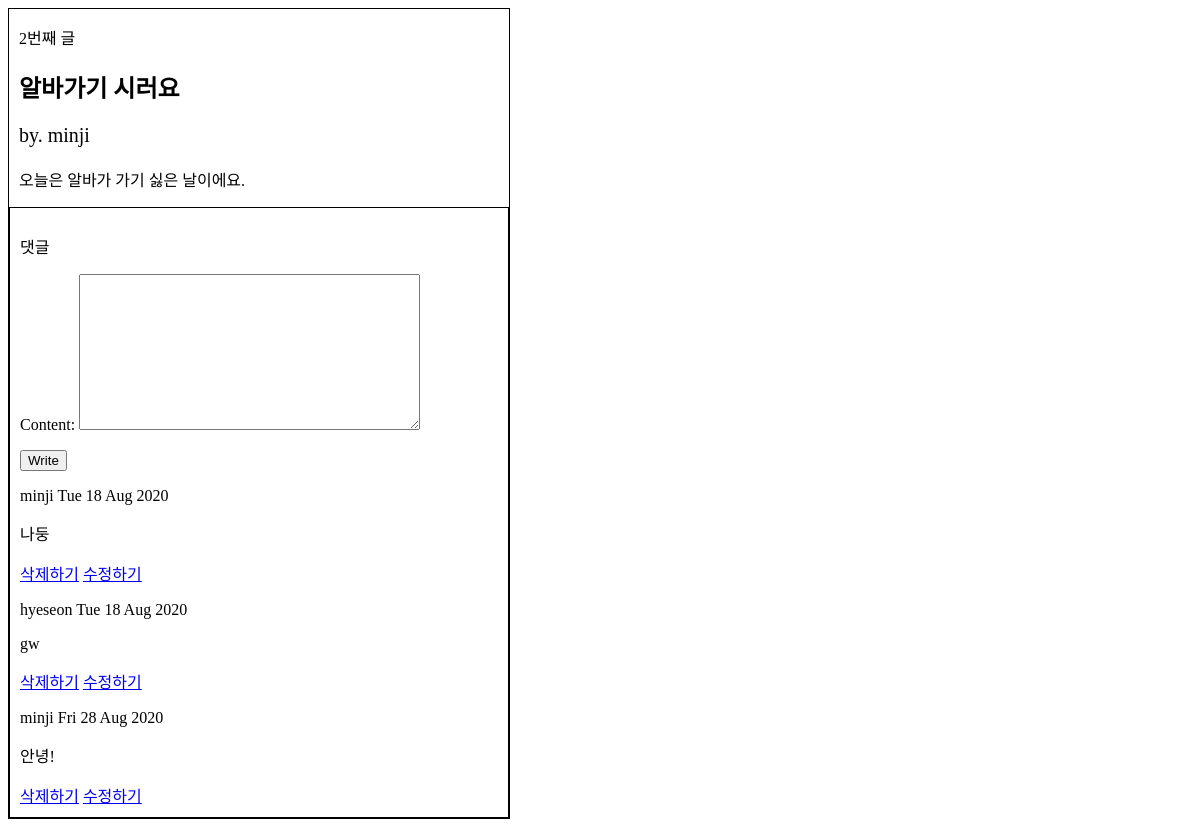
Page /2/ on the committed database.
### main/models.py (models this page shows, shortened)
class Post(models.Model):
    title = models.CharField(max_length=200)
    content = models.TextField()
    updated_at=models.DateTimeField(auto_now=True)
    author = models.ForeignKey(settings.AUTH_USER_MODEL, on_delete=models.CASCADE)

class Comment(models.Model):
    content = models.TextField()
    author = models.ForeignKey(settings.AUTH_USER_MODEL, on_delete=models.CASCADE)
    post = models.ForeignKey(Post, on_delete=models.CASCADE)
    created = models.DateTimeField(auto_now_add=True)

### account/models.py (models this page shows)
class CustomUser(AbstractUser):
    name = models.CharField(max_length=50)
    nickname=models.CharField(max_length=100)
    age= models.PositiveIntegerField(null=True, blank=True)
    followers = models.ManyToManyField(settings.AUTH_USER_MODEL, related_name='following')

### main/views.py (the view)
# urls.py: path('<int:pk>/', views.DetailView.as_view(), name='detail'),
class DetailView(generic.DetailView):
    model = Post #queryset = Post.objects.all()이랑 같은 기능
    template_name = 'detail.html'
    context_object_name='ppost'
    def get_context_data(self, **kwargs):
        context_data = super(DetailView, self).get_context_data(**kwargs)
        context_data['form']=CommentForm()
        context_data['comments']=self.object.comment_set.all()
        return context_data

### main/forms.py
class CommentForm(forms.ModelForm):
    class Meta:
        model=Comment
        fields=('content',)

### main/templates/detail.html (shortened to what this page needs)
<!DOCTYPE html>
<html lang="en">
<head>
</head>
<body>
    <div class='box'>
        <div class="content">
            <p> {{ppost.id}}번째 글</p>
            <h2>{{ppost.title}}</h2>
            <p class="author">by. {{ppost.author}}</p>
            <p class="body">{{ppost.content}}</p>
        </div>
        <div class="comment">
            <p>댓글</p>
           <form action = "{% url 'comment_create' ppost.id %}" method ="POST">
               {{ form.as_p }}
               <input type ="submit" value ="Write">
            </form>
            {% for comment in comments %}
            <p>{{comment.author}} {{comment.created|date:"D d M Y"}}</p>
            <p>{{comment.content}}</p>
            <a href ="{% url 'comment_delete' ppost.id comment.id %}">삭제하기</a>
            <a href ="{% url 'comment_update' ppost.id comment.id %}">수정하기</a>
            {% endfor %}
        </div>
    </div>
</body>
</html>

### main/templates/detail.html (style rules this page uses)
.box { width: 500px; height: auto; border: 1px solid black; }
.content { margin: 10px; }
.author { font-size: 20px; }
.comment { width: auto; height: auto; padding: 10px; border: 1px solid black; }

### rows in the picture
Post: id "2", title "알바가기 시러요", author "minji", content "오늘은 알바가 가기 싫은 날이에요."
Comment: author "minji", created "Tue 18 Aug 2020", content "나둥"
Comment: author "hyeseon", created "Tue 18 Aug 2020", content "gw"
Comment: author "minji", created "Fri 28 Aug 2020", content "안녕!"
